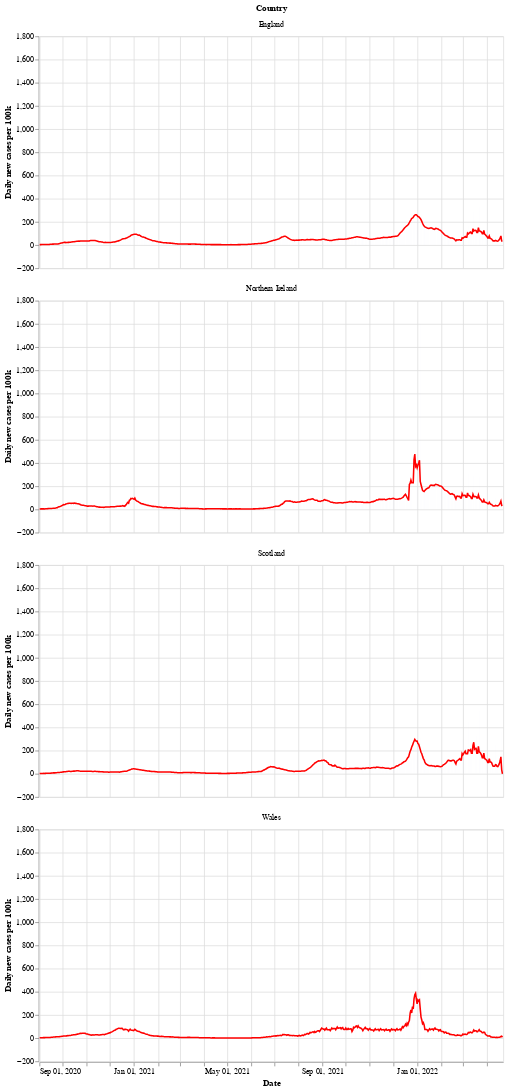

Notebook cell for this chart:
### Markdown cell above
Next is a bar chart of the number of new cases in each country (per 100k population), with the 7 day moving average of cases. Again we see that Wales saw a longer period of raising and falling cases compared to the other countries.

After a period of cases falling, each nation is now seeing a rise in the number of cases - especially in Wales.

### Code cell
# collapse
bars = alt.Chart(uk_cases).mark_bar().encode(
    x=alt.X("yearmonthdate(date):T", axis=alt.Axis(title='Date')),
    y=alt.Y("newCasesRate:Q", axis=alt.Axis(title='Daily new cases per 100k')),
    tooltip='newCasesRate',
    color=alt.condition(
        alt.datum.dailyChange > 0,
        alt.value("orange"),  # The positive color
        alt.value("blue")  # The negative color
    )
).properties(title='New cases per 100k population with rolling 7 day average', width=600).interactive()
line = alt.Chart(uk_cases).mark_line(
    color='red',
    size=2,
).transform_window(
    rolling_mean='mean(newCasesRate)',
    frame=[0, 7],
    groupby=['areaName']
).encode(
    x='yearmonthdate(date):T',
    y='rolling_mean:Q'
)
alt.layer(line, bars, data=uk_cases).facet(alt.Row('areaName', title='Country'), columns=1)

### Figure 1 — Vega-Lite specification as saved in the notebook (floating-point values rounded to 4 significant figures; data arrays with more than 128 entries replaced by an {"elided": "..."} marker saying what was removed)
{"config": {"view": {"continuousWidth": 400, "continuousHeight": 300}}, "data": {"name": "data-b3ce40abac027db2107499e8130b06b0"}, "facet": {"type": "nominal", "field": "areaName", "title": "Country"}, "spec": {"layer": [{"mark": {"type": "line", "color": "red", "size": 2}, "encoding": {"x": {"type": "temporal", "field": "date", "timeUnit": "yearmonthdate"}, "y": {"type": "quantitative", "field": "rolling_mean"}}, "transform": [{"window": [{"op": "mean", "field": "newCasesRate", "as": "rolling_mean"}], "frame": [0, 7], "groupby": ["areaName"]}]}, {"mark": "bar", "encoding": {"color": {"condition": {"value": "orange", "test": "(datum.dailyChange > 0)"}, "value": "blue"}, "tooltip": {"type": "quantitative", "field": "newCasesRate"}, "x": {"type": "temporal", "axis": {"title": "Date"}, "field": "date", "timeUnit": "yearmonthdate"}, "y": {"type": "quantitative", "axis": {"title": "Daily new cases per 100k"}, "field": "newCasesRate"}}, "selection": {"selector002": {"type": "interval", "bind": "scales", "encodings": ["x", "y"]}}, "title": "New cases per 100k population with rolling 7 day average", "width": 600}]}, "columns": 1, "$schema": "https://vega.github.io/schema/vega-lite/v4.8.1.json", "datasets": {"data-b3ce40abac027db2107499e8130b06b0": {"elided": "2392 records"}}}
